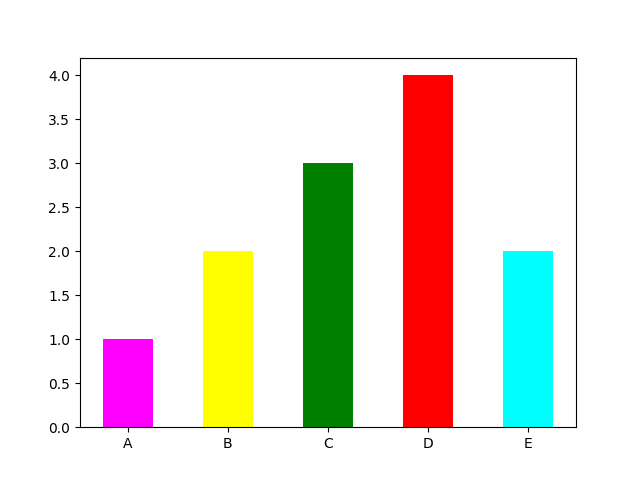

Generate this figure with Python:
#Bars
import matplotlib.pyplot as plt
x=["A","B","C","D","E"]
y=[1,2,3,4,2]
mycolors=["magenta","yellow","green","red","cyan"]
plt.bar(x,y,color=mycolors,width=0.5)
plt.title=["Bar"]
plt.xlabel=["Letters"]
plt.ylabel=["Numbers"]

plt.show()
